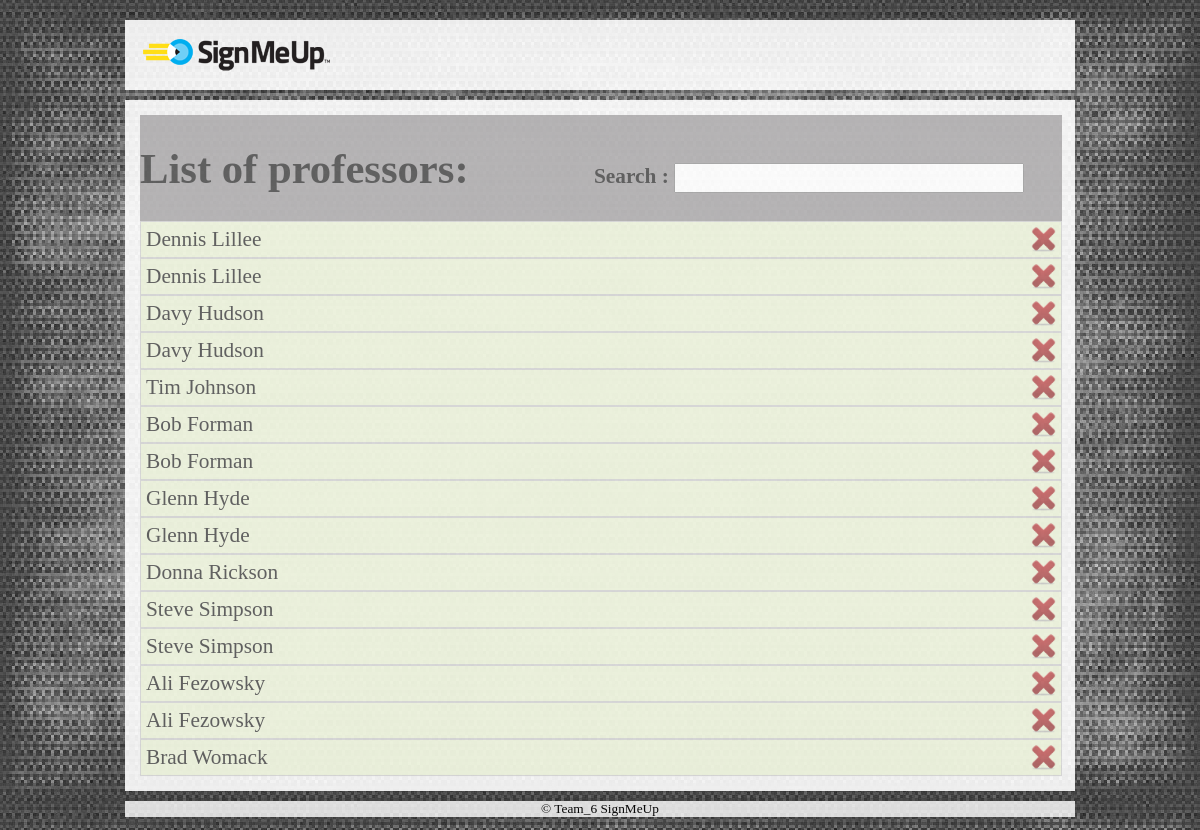
/faculty_info.php, run on the app's committed database.
### tables this page shows
CREATE TABLE IF NOT EXISTS `user_info` (
  `user_id` int(10) NOT NULL AUTO_INCREMENT,
  `user_type` varchar(20) NOT NULL,
  `first_name` varchar(70) NOT NULL,
  `middle_name` varchar(70) DEFAULT NULL,
  `last_name` varchar(70) NOT NULL,
  `user_email` varchar(70) NOT NULL,
  `alternate_email` varchar(70) DEFAULT NULL,
  `address` varchar(100) DEFAULT NULL,
  `phone_no` varchar(15) NOT NULL,
  `password` varchar(70) NOT NULL,
  PRIMARY KEY (`user_id`)
);

### faculty_info.php (the view, shortened to what this page needs)
<html>
<head>
<link rel="stylesheet" type="text/css" href="main2.css">
</head>
<body>
<div id="containerNew">
    <div class="header">
        <?php include("header.php"); ?>
    </div>
	<div class="middleContainer">
		<div class="middle">
		<h1 style="display:inline-block;margin-right:120px;">List of professors:</h1>
		<span style="display:inline-block;">
			<form id="live-search" action="" class="styled" method="post">
				<span style="font-weight: bold;">Search :</span>
				<input type="text" class="text-input" id="filter" value="" />
			</form>
		</span>
		<?php
			$sql = "SELECT * FROM user_info as a join professor_info as b on a.user_id=b.user_id WHERE user_type='professor'";
			$result = mysql_query($sql);
			if(!$result){
				echo 'Could not run query: ' . mysql_error();
				exit;
			}else{
				while ( $row = mysql_fetch_assoc($result) ){
					echo "<div class='flip'>".$row['first_name']." ".$row['last_name']."";
					echo "<a href='#'><input type='image' id='myimage' style='float:right; height:25px' src='images/delete.png' onclick='deleteMe(".$row['user_id'].")'/></a>";
					echo "</div>";
				}
			}
		?>
	</div>
	</div>
    <div class="footer">
        <center>
            &copy; Team_6 SignMeUp
        </center>
    </div>
</div>
</body>
</html>

### main2.css (style rules this page uses)
body { background-color:grey; font-size: 10pt; min-height: 100%; width : 100%; background:url('images/images1.jpg') repeat; margin: 0; }
#containerNew { position:relative; width:950px; height:100%; margin: 10px auto; }
.header { background:url('images/grey_overlay.png') repeat; padding:10px 15px 15px 15px; color:#000; margin-top: 20px; }
.middleContainer { background:url('images/grey_overlay.png') repeat; width : 100%; min-height : 566px; margin: 10px auto; position : relative; }
.middle, .tabbedPages { background-color:#8C898B; opacity: 0.6; margin: 15px; font-size: 16pt; color:black; width : 97%; position: absolute; }
.footer { background:url('images/grey_overlay.png') repeat; position:relative; padding:0px 15px 0px 15px; color:#000; bottom: 0px; opacity: 0.9; }
form { margin: 0 auto; width : 450px; }
form input[type="text"] { width: 350px; height: 30px; padding: 5px; }

### faculty_info.php (style rules this page uses)
.panel,.flip { padding:5px; background-color:#e5eecc; border:solid 1px #c3c3c3; }

### data on the page
user_info: first_name "Dennis", last_name "Lillee"
user_info: first_name "Davy", last_name "Hudson"
user_info: first_name "Tim", last_name "Johnson"
user_info: first_name "Bob", last_name "Forman"
user_info: first_name "Glenn", last_name "Hyde"
user_info: first_name "Donna", last_name "Rickson"
user_info: first_name "Steve", last_name "Simpson"
user_info: first_name "Ali", last_name "Fezowsky"
user_info: first_name "Brad", last_name "Womack"
